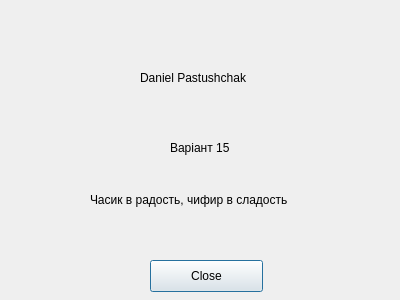
<?xml version="1.0" encoding="UTF-8"?>
<ui version="4.0">
 <class>About</class>
 <widget class="QDialog" name="About">
  <property name="geometry">
   <rect>
    <x>0</x>
    <y>0</y>
    <width>400</width>
    <height>300</height>
   </rect>
  </property>
  <property name="windowTitle">
   <string>Dialog</string>
  </property>
  <widget class="QLabel" name="label">
   <property name="geometry">
    <rect>
     <x>140</x>
     <y>70</y>
     <width>151</width>
     <height>16</height>
    </rect>
   </property>
   <property name="text">
    <string>Daniel Pastushchak</string>
   </property>
  </widget>
  <widget class="QLabel" name="label_3">
   <property name="geometry">
    <rect>
     <x>90</x>
     <y>190</y>
     <width>241</width>
     <height>20</height>
    </rect>
   </property>
   <property name="text">
    <string>Часик в радость, чифир в сладость</string>
   </property>
  </widget>
  <widget class="QLabel" name="label_2">
   <property name="geometry">
    <rect>
     <x>170</x>
     <y>140</y>
     <width>71</width>
     <height>16</height>
    </rect>
   </property>
   <property name="text">
    <string>Варіант 15</string>
   </property>
  </widget>
  <widget class="QPushButton" name="closeButton">
   <property name="geometry">
    <rect>
     <x>150</x>
     <y>260</y>
     <width>113</width>
     <height>32</height>
    </rect>
   </property>
   <property name="text">
    <string>Close</string>
   </property>
  </widget>
 </widget>
 <resources/>
 <connections/>
</ui>
